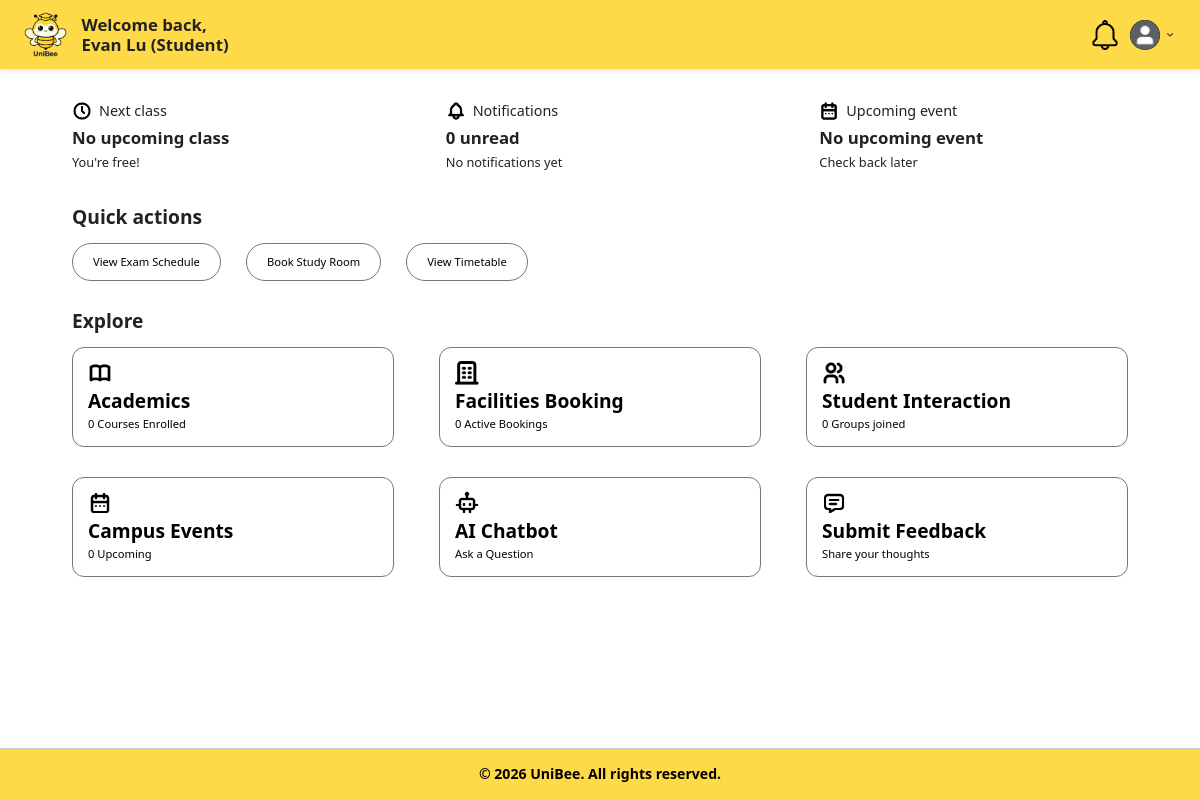
The page /boundary/studentDashboardPage.php (signed in) on the database as committed earlier.
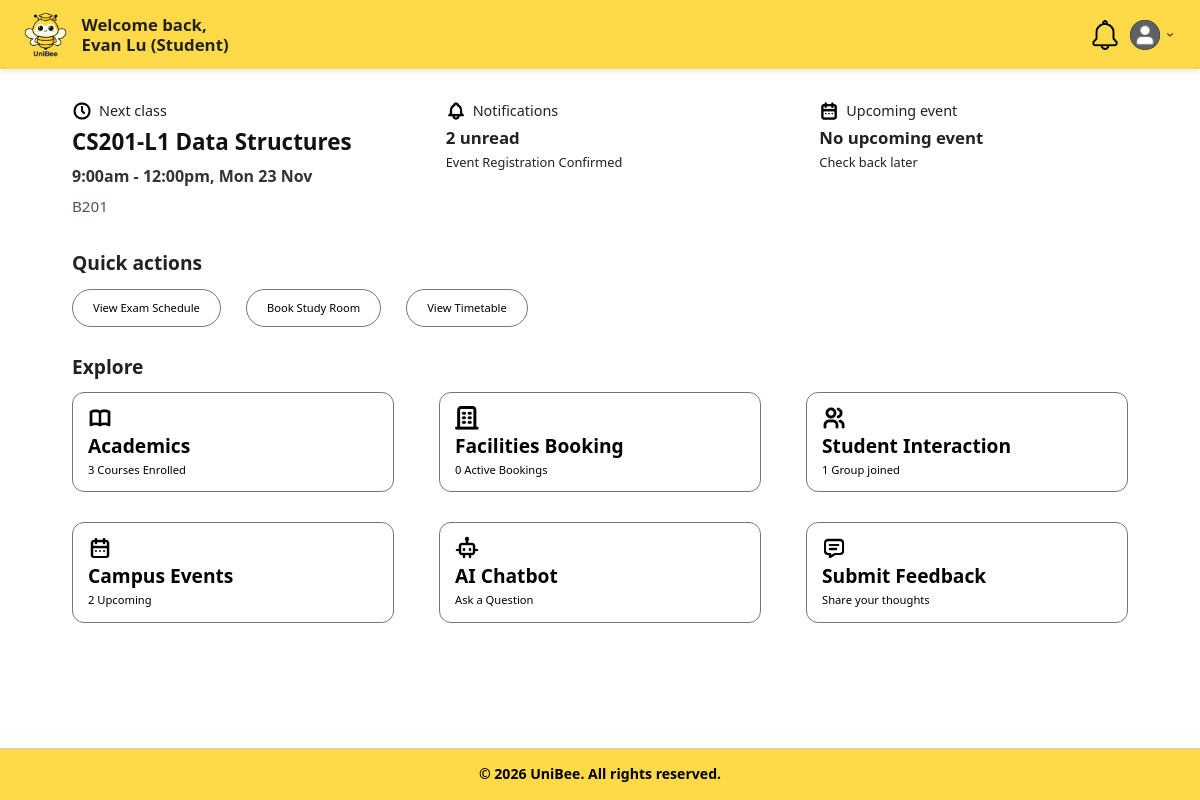
The same page on the database as committed later.
### tables this page shows
CREATE TABLE Classes (
    id INT PRIMARY KEY AUTO_INCREMENT,
    moduleId INT NOT NULL,
    courseCoordinatorId INT,
    staffId INT,
    className VARCHAR(255) NOT NULL,
    classCode VARCHAR(50),
    dayOfWeek ENUM('mon', 'tue', 'wed', 'thu', 'fri', 'sat', 'sun'),
    startTime TIME,
    endTime TIME,
    room VARCHAR(100),
    capacity INT,
    academicYear VARCHAR(20),
    semester VARCHAR(20),
    startDate DATE NULL, 
    endDate DATE NULL,
    status VARCHAR(50) DEFAULT 'active',
    createdAt DATETIME DEFAULT CURRENT_TIMESTAMP,
    updatedAt DATETIME DEFAULT CURRENT_TIMESTAMP ON UPDATE CURRENT_TIMESTAMP,
    FOREIGN KEY (moduleId) REFERENCES Modules(id) ON DELETE CASCADE,
    FOREIGN KEY (courseCoordinatorId) REFERENCES Users(id) ON DELETE SET NULL,
    FOREIGN KEY (staffId) REFERENCES Users(id) ON DELETE SET NULL,
    UNIQUE KEY unique_class_code_per_module (moduleId, classCode)
);

CREATE TABLE Modules (
    id INT PRIMARY KEY AUTO_INCREMENT,
    programmeId INT NOT NULL,
    name VARCHAR(255) NOT NULL,
    code VARCHAR(50),
    credits INT,
    semester ENUM('1', '2', 'special') DEFAULT '1',
    description TEXT,
    createdAt DATETIME DEFAULT CURRENT_TIMESTAMP,
    updatedAt DATETIME DEFAULT CURRENT_TIMESTAMP ON UPDATE CURRENT_TIMESTAMP,
    FOREIGN KEY (programmeId) REFERENCES Programmes(id) ON DELETE CASCADE
);

### controller/studentDashboardController.php (called while the page is built, shortened)
<?php
require_once "../database/database.php";
require_once __DIR__ . '/manageClassController.php';
class StudentDashboardController
{
    private $db;
    public function __construct()
    {
        $database = new Database();
        $this->db = $database->connect();
    }
    public function getNextClass($studentId)
    {
        try {
            $today = strtolower(date('D'));
            $now = date('H:i:s');
            $todayDate = date('Y-m-d');
            $dayOrder = ['mon', 'tue', 'wed', 'thu', 'fri', 'sat', 'sun'];
            $todayIndex = array_search($today, $dayOrder);
            $sql = "SELECT c.classCode, m.name AS moduleName,
                           c.dayOfWeek, c.startTime, c.endTime, c.room AS location,
                           c.academicYear, c.semester
                    FROM StudentEnrolments se
                    INNER JOIN Classes c ON c.id = se.classId
                    INNER JOIN Modules m ON m.id = c.moduleId
                    WHERE se.studentId = ?
                      AND se.status = 'enrolled'
                      AND c.status = 'active'
                    ORDER BY FIELD(c.dayOfWeek,'mon','tue','wed','thu','fri','sat','sun'),
                             c.startTime ASC";
            $stmt = $this->db->prepare($sql);
            $stmt->execute([$studentId]);
            $classes = $stmt->fetchAll(PDO::FETCH_ASSOC);
            if (empty($classes)) {
                return null;
            }
            $classes = array_filter($classes, function ($c) use ($todayDate) {
                return ManageClassController::isSemesterActive($todayDate, $c['academicYear'], $c['semester']);
            });
            for ($i = 1; $i <= 7; $i++) {
                $nextDayIndex = ($todayIndex + $i) % 7;
                $nextDay = $dayOrder[$nextDayIndex];
                foreach ($classes as $c) {
                    if (strtolower($c['dayOfWeek']) === $nextDay) {
                        $c['nextDate'] = date('Y-m-d', strtotime("+$i days"));
                        return $c;
                    }
                }
            }
            return null;
        } catch (PDOException $e) {
            error_log("getNextClass error: " . $e->getMessage());
            return false;
        }
    }
    public function getNotificationSummary($userId)
    {
        try {
            $sql = "SELECT COUNT(*) FROM Notifications
                    WHERE userId = ? AND isRead = 0";
            $stmt = $this->db->prepare($sql);
            $stmt->execute([$userId]);
            $unreadCount = (int) $stmt->fetchColumn();
            $sql = "SELECT title, message, createdAt
                    FROM Notifications
                    WHERE userId = ?
                    ORDER BY createdAt DESC
                    LIMIT 1";
            $stmt = $this->db->prepare($sql);
            $stmt->execute([$userId]);
            $latest = $stmt->fetch(PDO::FETCH_ASSOC);
            return [
                'unreadCount' => $unreadCount,
                'latest' => $latest ?: null
            ];
        } catch (PDOException $e) {
            error_log("getNotificationSummary error: " . $e->getMessage());
            return false;
        }
    }
    public function getNextEvent($studentId, $universityId)
    {
        try {
            $sql = "SELECT e.title, e.startDatetime, f.location AS location
                    FROM Events e
                    JOIN EventRegistrations er ON er.eventId = e.id
                    INNER JOIN BookableFacilities bf ON e.facilityId = bf.id
                    INNER JOIN Facilities f ON bf.facilityId = f.id
                    WHERE e.universityId = ?
                    AND e.status = 'active'
                    AND e.startDatetime >= NOW()
                    AND er.userId = ?
                    AND er.status IN ('registered', 'attended')
                    ORDER BY e.startDatetime ASC
                    LIMIT 1";
            $stmt = $this->db->prepare($sql);
            $stmt->execute([$universityId, $studentId]);
            $row = $stmt->fetch(PDO::FETCH_ASSOC);
            return $row ?: null;
        } catch (PDOException $e) {
            error_log("getNextEvent error: " . $e->getMessage());
            return false;
        }
    }
    public function getEnrolledCoursesCount($studentId)
    {
        try {
            $sql = "SELECT COUNT(*)
                    FROM StudentEnrolments
                    WHERE studentId = ? AND status = 'enrolled'";
            $stmt = $this->db->prepare($sql);
            $stmt->execute([$studentId]);
            return (int) $stmt->fetchColumn();
        } catch (PDOException $e) {
            error_log("getEnrolledCoursesCount error: " . $e->getMessage());
            return 0;
        }
    }
    public function getGroupsJoinedCount($studentId)
    {
        try {
            $sql = "SELECT COUNT(*)
                    FROM StudyGroupMembers
                    WHERE studentId = ? AND status = 'active'";
            $stmt = $this->db->prepare($sql);
            $stmt->execute([$studentId]);
            return (int) $stmt->fetchColumn();
        } catch (PDOException $e) {
            error_log("getGroupsJoinedCount error: " . $e->getMessage());
            return 0;
        }
    }
    public function getUpcomingEventsCount($universityId)
    {
        try {
            $sql = "SELECT COUNT(*)
                    FROM Events
                    WHERE universityId = ?
                      AND status = 'active'
                      AND endDatetime >= NOW()";
            $stmt = $this->db->prepare($sql);
            $stmt->execute([$universityId]);
            return (int) $stmt->fetchColumn();
        } catch (PDOException $e) {
            error_log("getUpcomingEventsCount error: " . $e->getMessage());
            return 0;
        }
    }
}
?>

### database/database.php (called while the page is built, shortened)
<?php
class Database
{
    private $host = 'sql212.infinityfree.com';
    private $dbname = 'if0_43479137_unibee';
    private $username = 'if0_43479137';
    private $password = 'InjO8Pzh9lL';
    public function connect()
    {
        try {
            $this->pdo = new PDO(
                "mysql:host={$this->host};dbname={$this->dbname}",
                $this->username,
                $this->password
            );
            $this->pdo->setAttribute(PDO::ATTR_ERRMODE, PDO::ERRMODE_EXCEPTION);
            return $this->pdo;
        } catch (PDOException $e) {
            die("Database connection failed: " . $e->getMessage());
        }
    }
}

### controller/manageClassController.php (called while the page is built, shortened)
<?php
require_once "../entity/class.php";
require_once "../database/database.php";
class ManageClassController
{
    public static function isSemesterActive($checkDateStr, $academicYear, $semesterText)
    {
        $time = strtotime($checkDateStr);
        $checkMonth = (int) date('n', $time);
        $checkYear = (int) date('Y', $time);
        if (preg_match('/(\d{4})\s*\/\s*(\d{4})/', $academicYear, $m)) {
            $startYear = (int) $m[1];
        } else {
            return true;
        }
        $validMonths = [];
        if (preg_match('/([a-zA-Z]{3,})\s*(?:-|to|until)\s*([a-zA-Z]{3,})/i', $semesterText, $m)) {
            $months = [
                'jan' => 1,
                'feb' => 2,
                'mar' => 3,
                'apr' => 4,
                'may' => 5,
                'jun' => 6,
                'jul' => 7,
                'aug' => 8,
                'sep' => 9,
                'oct' => 10,
                'nov' => 11,
                'dec' => 12
            ];
            $sM = $months[strtolower(substr($m[1], 0, 3))] ?? 0;
            $eM = $months[strtolower(substr($m[2], 0, 3))] ?? 0;
            if ($sM && $eM) {
                if ($sM <= $eM) {
                    for ($i = $sM; $i <= $eM; $i++)
                        $validMonths[] = $i;
                } else {
                    for ($i = $sM; $i <= 12; $i++)
                        $validMonths[] = $i;
                    for ($i = 1; $i <= $eM; $i++)
                        $validMonths[] = $i;
                }
            }
        }
        return true;
    }
}

### boundary/studentDashboardPage.php (the view, shortened to what the changed rows need)
<?php
require_once "../controller/studentDashboardController.php";
$dashboardController = new StudentDashboardController();
$studentId = $_SESSION['user_id'] ?? null;
$universityId = $_SESSION['university_id'] ?? null;
$nextClass = $dashboardController->getNextClass($studentId);
$notificationSum = $dashboardController->getNotificationSummary($studentId);
$nextEvent = $dashboardController->getNextEvent($studentId, $universityId);
$coursesEnrolled = $dashboardController->getEnrolledCoursesCount($studentId);
$groupsJoined = $dashboardController->getGroupsJoinedCount($studentId);
$upcomingEventsCnt = $dashboardController->getUpcomingEventsCount($universityId);
?>
<!DOCTYPE html>
<html lang="en">
<head>
    <link rel="stylesheet" href="../style.css">
</head>
<body>
    <main class="dashboard">
        <section class="dashboard-summary">
            <div class="summary-item">
                <div class="summary-title">
                    <img src="../images/nextClass.png" alt="Next class" class="summary-icon">
                    <span>Next class</span>
                </div>
                <?php if ($nextClass === false): ?>
                    <h2>Unable to load</h2>
                    <p>Please try again later</p>
                <?php elseif ($nextClass === null): ?>
                    <h2>No upcoming class</h2>
                    <p>You're free!</p>
                <?php else: ?>
                    <h2 style="margin-bottom: 8px; font-size: 1.4em; line-height: 1.3; color: #111;">
                        <?php if (!empty($nextClass['classCode'])): ?>
                            <strong style="font-weight: 700;"><?php echo htmlspecialchars($nextClass['classCode']); ?></strong>
                        <?php endif; ?>
                        <?php echo htmlspecialchars($nextClass['moduleName']); ?>
                    </h2>
                    <p style="margin: 0 0 4px 0; font-weight: 600; font-size: 1rem; color: #333;">
                        <?php echo date('g:ia', strtotime($nextClass['startTime'])); ?> -
                        <?php echo date('g:ia', strtotime($nextClass['endTime'])); ?>,
                        <?php echo date('D j M', strtotime($nextClass['nextDate'])); ?>
                    </p>
                    <p style="margin: 0; font-weight: 400; font-size: 0.95rem; color: #475569;">
                        <?php echo htmlspecialchars($nextClass['location']); ?>
                    </p>
                <?php endif; ?>
            </div>
            <div class="summary-item">
                <div class="summary-title">
                    <img src="../images/noti.png" alt="Notifications" class="summary-icon">
                    <span>Notifications</span>
                </div>
                <?php if ($notificationSum === false): ?>
                    <h2>Unable to load</h2>
                    <p>Please try again later</p>
                <?php else: ?>
                    <h2>
                        <a href="notificationPage.php" class="summary-link">
                            <?php echo (int) $notificationSum['unreadCount']; ?> unread
                        </a>
                    </h2>
                    <?php if (!empty($notificationSum['latest'])): ?>
                        <p><?php echo htmlspecialchars($notificationSum['latest']['title']); ?></p>
                    <?php else: ?>
                        <p>No notifications yet</p>
                    <?php endif; ?>
                <?php endif; ?>
            </div>
            <div class="summary-item">
                <?php if ($nextEvent === false): ?>
                    <h2>Unable to load</h2>
                    <p>Please try again later</p>
                <?php elseif ($nextEvent === null): ?>
                    <h2>No upcoming event</h2>
                <?php endif; ?>
            </div>
        </section>
        <section class="dashboard-section">
            <div class="dashboard-grid">
                <a href="academicsPage.php" class="dashboard-card">
                    <img src="../images/academic.png" alt="Academics" class="card-icon">
                    <h2>Academics</h2>
                    <p><?php echo $coursesEnrolled . ' Course' . ($coursesEnrolled === 1 ? '' : 's') . ' Enrolled'; ?>
                    </p>
                </a>
                <a href="viewFacilitiesPage.php" class="dashboard-card">
                    <h2>Facilities Booking</h2>
                </a>
                <a href="academicsPage.php?tab=interaction" class="dashboard-card">
                    <img src="../images/studyGrp.png" alt="Study Groups" class="card-icon">
                    <h2>Student Interaction</h2>
                    <p><?php echo $groupsJoined . ' Group' . ($groupsJoined === 1 ? '' : 's') . ' joined'; ?></p>
                </a>
                <a href="viewEventsPage.php" class="dashboard-card">
                    <img src="../images/campusEvent.png" alt="Campus Events" class="card-icon">
                    <h2>Campus Events</h2>
                    <p><?php echo $upcomingEventsCnt . ' Upcoming'; ?></p>
                </a>
                <a href="aiChatbotPage.php" class="dashboard-card">
                    <h2>AI Chatbot</h2>
                </a>
                <a href="submitFeedbackPage.php" class="dashboard-card">
                    <h2>Submit Feedback</h2>
                </a>
            </div>
        </section>
    </main>
</body>
</html>

Rows that differ between the two databases and show on the page:
added classes: classCode "CS201-L1", startTime "9:00am", endTime "12:00pm", room "B201"
added modules: name "Data Structures"
Other text that changed with them:
date('D j M', strtotime($nextClass['nextDate'])): (not shown) → "Mon 23 Nov"
$notificationSum['unreadCount']: "0" → "2"
$notificationSum['latest']['title']: (not shown) → "Event Registration Confirmed"
$coursesEnrolled: "0" → "3"
$groupsJoined: "0" → "1"
$upcomingEventsCnt: "0" → "2"
text no longer shown: "No upcoming class You're free! No notifications yet s"
